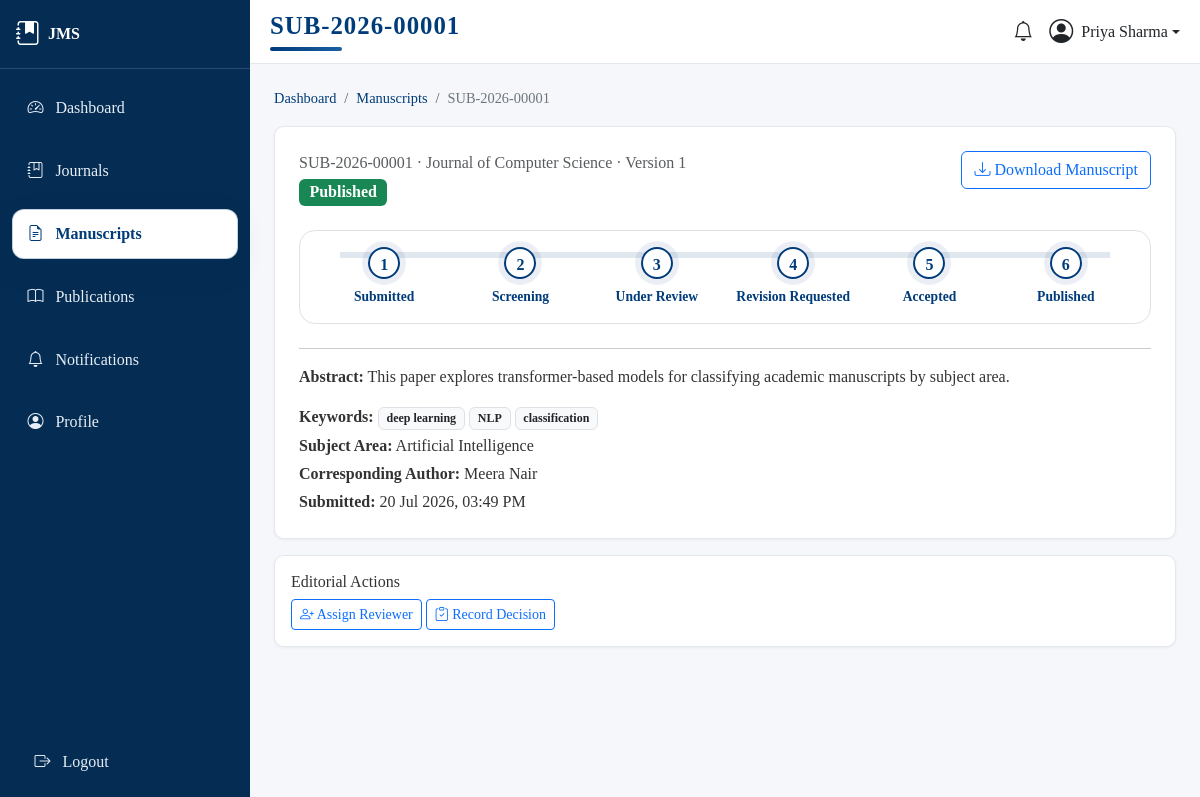
/journal/submissions/1/ (signed in), run on the app's committed database.
### journal/models.py (models this page shows, shortened)
class Submission(models.Model):
    STATUS_SUBMITTED = 'submitted'
    STATUS_SCREENING = 'screening'
    STATUS_UNDER_REVIEW = 'under_review'
    STATUS_REVISION_REQUESTED = 'revision_requested'
    STATUS_ACCEPTED = 'accepted'
    STATUS_REJECTED = 'rejected'
    STATUS_PUBLISHED = 'published'
    STATUS_CHOICES = [
        (STATUS_SUBMITTED, 'Submitted'),
        (STATUS_SCREENING, 'Screening'),
        (STATUS_UNDER_REVIEW, 'Under Review'),
        (STATUS_REVISION_REQUESTED, 'Revision Requested'),
        (STATUS_ACCEPTED, 'Accepted'),
        (STATUS_REJECTED, 'Rejected'),
        (STATUS_PUBLISHED, 'Published'),
    ]
    STATUS_BADGE = {
        STATUS_SUBMITTED: 'secondary',
        STATUS_SCREENING: 'info',
        STATUS_UNDER_REVIEW: 'primary',
        STATUS_REVISION_REQUESTED: 'warning',
        STATUS_ACCEPTED: 'success',
        STATUS_REJECTED: 'danger',
        STATUS_PUBLISHED: 'success',
    }
    submission_id = models.CharField(max_length=30, unique=True, blank=True, editable=False)
    journal = models.ForeignKey(Journal, on_delete=models.CASCADE, related_name='submissions')
    issue = models.ForeignKey(
        Issue, on_delete=models.SET_NULL, null=True, blank=True, related_name='articles',
        help_text='Assigned once the article is scheduled for publication',
    )
    title = models.CharField(max_length=300)
    abstract = models.TextField()
    keywords = models.CharField(max_length=300, help_text='Comma-separated keywords')
    subject_area = models.CharField(max_length=150)
    co_authors = models.CharField(
        max_length=500, blank=True,
        help_text='Comma-separated names of co-authors (if any)',
    )
    corresponding_author = models.ForeignKey(
        User, on_delete=models.CASCADE, related_name='submissions',
        limit_choices_to={'profile__role': 'author'},
    )
    manuscript_file = models.FileField(upload_to='manuscripts/', validators=[validate_manuscript_file])
    version_number = models.PositiveIntegerField(default=1)
    status = models.CharField(max_length=20, choices=STATUS_CHOICES, default=STATUS_SUBMITTED)
    editor_decision_comment = models.TextField(blank=True)
    submission_date = models.DateTimeField(auto_now_add=True)
    updated_at = models.DateTimeField(auto_now=True)
    class Meta:
        ordering = ['-submission_date']
    @property
    def keyword_list(self):
        return [k.strip() for k in self.keywords.split(',') if k.strip()]

class Journal(models.Model):
    title = models.CharField(max_length=255, unique=True)
    issn = models.CharField('ISSN', max_length=20, blank=True)
    description = models.TextField(blank=True)
    cover_image = models.ImageField(
        upload_to='covers/', blank=True, null=True, validators=[validate_cover_image]
    )
    editor = models.ForeignKey(
        User, on_delete=models.SET_NULL, null=True, blank=True,
        limit_choices_to={'profile__role': 'editor'},
        related_name='journals_edited',
        help_text='Assigned Editor responsible for this journal',
    )
    is_active = models.BooleanField(default=True)
    created_at = models.DateTimeField(auto_now_add=True)
    categories = models.ManyToManyField('JournalCategory', blank=True, related_name='journals')
    class Meta:
        ordering = ['title']

### journal/views.py (the view)
# urls.py: path('submissions/<int:pk>/', views.submission_detail, name='submission_detail'),
@login_required
def submission_detail(request, pk):
    submission = get_object_or_404(Submission, pk=pk)
    if not _can_view_submission(request.user, submission):
        messages.error(request, 'You do not have permission to view this submission.')
        return redirect('journal:submission_list')
    role = _role(request.user)
    reviews = submission.reviews.select_related('reviewer')
    my_review = reviews.filter(reviewer=request.user).first() if role == Profile.ROLE_REVIEWER else None
    context = {
        'submission': submission,
        'reviews': reviews if role in (Profile.ROLE_ADMIN, Profile.ROLE_EDITOR) else None,
        'my_review': my_review,
        'can_manage': role in (Profile.ROLE_ADMIN, Profile.ROLE_EDITOR) and (
            role == Profile.ROLE_ADMIN or submission.journal.editor_id == request.user.id
        ),
        'is_owner': submission.corresponding_author_id == request.user.id,
    }
    return render(request, 'journal/submission_detail.html', context)

### core/context_processors.py (called while the page is built)
def sidebar_context(request):
    role = None
    unread_notifications = 0
    if request.user.is_authenticated and hasattr(request.user, 'profile'):
        role = request.user.profile.role
        unread_notifications = request.user.notifications.filter(is_read=False).count()
    return {
        'current_role': role,
        'unread_notifications': unread_notifications,
    }

### core/templatetags/core_extras.py (called while the page is built)
@register.filter
def status_badge(status_code):
    mapping = {
        'submitted': 'secondary',
        'screening': 'info',
        'under_review': 'primary',
        'revision_requested': 'warning',
        'accepted': 'success',
        'rejected': 'danger',
        'published': 'success',
        'pending': 'secondary',
        'declined': 'danger',
        'completed': 'success',
    }
    return mapping.get(status_code, 'secondary')

### journal/views.py (called while the page is built)
def _role(user):
    return getattr(getattr(user, 'profile', None), 'role', None)

def _can_view_submission(user, submission):
    role = _role(user)
    if role == Profile.ROLE_ADMIN:
        return True
    if role == Profile.ROLE_EDITOR:
        return submission.journal.editor_id == user.id
    if role == Profile.ROLE_AUTHOR:
        return submission.corresponding_author_id == user.id
    if role == Profile.ROLE_REVIEWER:
        return submission.reviews.filter(reviewer=user).exists()
    return False

### templates/journal/submission_detail.html (shortened to what this page needs)
{% extends 'base.html' %}
{% load core_extras %}
{% block page_title %}{{ submission.submission_id }}{% endblock %}
{% block breadcrumbs %}
<nav aria-label="breadcrumb">
  <ol class="breadcrumb jms-breadcrumb">
    <li class="breadcrumb-item"><a href="{% url 'core:dashboard' %}">Dashboard</a></li>
    <li class="breadcrumb-item"><a href="{% url 'journal:submission_list' %}">Manuscripts</a></li>
    <li class="breadcrumb-item active" aria-current="page">{{ submission.submission_id }}</li>
  </ol>
</nav>
{% endblock %}
{% block content %}
<div class="jms-card p-4 mb-3">
  <div class="d-flex justify-content-between align-items-start flex-wrap">
    <div>
      <p class="text-muted mb-1">{{ submission.submission_id }} &middot; {{ submission.journal.title }} &middot; Version {{ submission.version_number }}</p>
      <span class="badge bg-{{ submission.status|status_badge }} fs-6">{{ submission.get_status_display }}</span>
    </div>
    <div class="text-end mt-2 mt-md-0">
      <a href="{{ submission.manuscript_file.url }}" class="btn btn-outline-primary"><i class="bi bi-download"></i> Download Manuscript</a>
    </div>
  </div>
  <div class="submission-progress my-4 p-3 rounded-4 bg-white border">
    <div class="progress-line"></div>
    <div class="d-flex justify-content-between position-relative">
      <div class="progress-step {% if submission.status in 'submitted screening under_review revision_requested accepted published' %}active{% endif %}">
        <div class="progress-bullet">1</div>
        <div class="step-label">Submitted</div>
      </div>
      <div class="progress-step {% if submission.status in 'screening under_review revision_requested accepted published' %}active{% endif %}">
        <div class="progress-bullet">2</div>
        <div class="step-label">Screening</div>
      </div>
      <div class="progress-step {% if submission.status in 'under_review revision_requested accepted published' %}active{% endif %}">
        <div class="progress-bullet">3</div>
        <div class="step-label">Under Review</div>
      </div>
      <div class="progress-step {% if submission.status in 'revision_requested accepted published' %}active{% endif %}">
        <div class="progress-bullet">4</div>
        <div class="step-label">Revision Requested</div>
      </div>
      <div class="progress-step {% if submission.status in 'accepted published' %}active{% endif %}">
        <div class="progress-bullet">5</div>
        <div class="step-label">Accepted</div>
      </div>
      <div class="progress-step {% if submission.status == 'published' %}active{% endif %}">
        <div class="progress-bullet">6</div>
        <div class="step-label">Published</div>
      </div>
    </div>
  </div>
  <hr>
  <p><strong>Abstract:</strong> {{ submission.abstract }}</p>
  <p class="mb-1"><strong>Keywords:</strong>
    {% for kw in submission.keyword_list %}<span class="badge bg-light text-dark border me-1">{{ kw }}</span>{% endfor %}
  </p>
  <p class="mb-1"><strong>Subject Area:</strong> {{ submission.subject_area }}</p>
  <p class="mb-1"><strong>Corresponding Author:</strong> {{ submission.corresponding_author.get_full_name|default:submission.corresponding_author.username }}</p>
  <p class="mb-0"><strong>Submitted:</strong> {{ submission.submission_date|date:"d M Y, h:i A" }}</p>
</div>
{% if can_manage %}
  <div class="jms-card p-3 mb-3">
    <h6>Editorial Actions</h6>
    <a href="{% url 'journal:assign_reviewer' submission.pk %}" class="btn btn-sm btn-outline-primary"><i class="bi bi-person-plus"></i> Assign Reviewer</a>
    <a href="{% url 'journal:editorial_decision' submission.pk %}" class="btn btn-sm btn-outline-primary"><i class="bi bi-clipboard-check"></i> Record Decision</a>
  </div>
{% endif %}
{% endblock %}

### templates/base.html (shortened to what this page needs)
{% load static %}
<!DOCTYPE html>
<html lang="en">
<head>
  <link href="https://cdn.jsdelivr.net/npm/bootstrap@5.3.3/dist/css/bootstrap.min.css" rel="stylesheet">
  <link rel="stylesheet" href="https://cdn.jsdelivr.net/npm/bootstrap-icons@1.11.3/font/bootstrap-icons.css">
  <link rel="stylesheet" href="{% static 'css/custom.css' %}">
</head>
<body class="d-flex flex-column min-vh-100">
{% if user.is_authenticated %}
  <div class="d-flex flex-grow-1">
    {% include 'includes/sidebar.html' %}
    <div class="flex-grow-1 d-flex flex-column" style="min-width: 0;">
      <header class="jms-topbar d-flex justify-content-between align-items-center">
        <div class="d-flex align-items-center">
          <h5 class="mb-0 fw-bold dashboard-heading">
            {% block page_title %}{{ page_title|default:"Dashboard" }}{% endblock %}
          </h5>
        </div>
        <div class="d-flex align-items-center gap-3">
          <a href="{% url 'core:notifications' %}" class="position-relative text-dark text-decoration-none" title="Notifications">
            <i class="bi bi-bell fs-5"></i>
          </a>
          <div class="dropdown">
            <a class="d-flex align-items-center text-dark text-decoration-none dropdown-toggle" href="#" role="button" data-bs-toggle="dropdown">
              {% if user.profile.photo %}
                <img src="{{ user.profile.photo.url }}" class="rounded-circle me-2" width="32" height="32" style="object-fit:cover;">
              {% else %}
                <i class="bi bi-person-circle fs-4 me-2"></i>
              {% endif %}
              <span class="d-none d-md-inline">{{ user.get_full_name|default:user.username }}</span>
            </a>
          </div>
        </div>
      </header>
      <main class="p-3 p-md-4 flex-grow-1">
{% endif %}
        {% block breadcrumbs %}{% endblock %}
        {% block content %}{% endblock %}
{% if user.is_authenticated %}
      </main>
    </div>
  </div>
{% else %}
  </main>
  {% include 'includes/footer.html' with show_logout=True %}
{% endif %}
</body>
</html>

### static/css/custom.css (style rules this page uses)
:root { --jms-primary: #003B7A; --jms-primary-light: #1a5fa3; --jms-sidebar-bg: #052c52; --jms-sidebar-hover: #0a4e8f; --jms-bg: #f5f7fa; --jms-card-bg: #ffffff; --jms-text: #333333; --jms-border-radius: 0.6rem; }
body { background-color: var(--jms-bg); color: var(--jms-text); font-family: Georgia, 'Times New Roman', Times, serif; min-height: 100vh; display: flex; flex-direction: column; }
body > .d-flex, body > .container, body > main { width: 100%; }
.jms-topbar { background-color: #ffffff; border-bottom: 1px solid #e3e8ee; padding: 0.75rem 1.25rem; }
.dashboard-heading { font-size: 1.55rem; letter-spacing: 0.04em; text-transform: uppercase; color: var(--jms-primary); line-height: 1.1; }
.dashboard-heading::after { content: ""; display: block; width: 72px; height: 4px; margin-top: 0.5rem; border-radius: 999px; background: linear-gradient(90deg, var(--jms-primary), var(--jms-primary-light)); }
.submission-progress { position: relative; overflow: hidden; }
.submission-progress .progress-line { position: absolute; top: 1.3rem; left: 2.5rem; right: 2.5rem; height: 6px; background-color: rgba(0, 59, 122, 0.12); z-index: 0; }
.submission-progress .progress-step { position: relative; z-index: 1; width: 100%; text-align: center; }
.submission-progress .progress-step .progress-bullet { width: 2rem; height: 2rem; line-height: 2rem; margin: 0 auto 0.5rem; border-radius: 50%; background-color: #ffffff; border: 2px solid rgba(0, 59, 122, 0.16); color: rgba(0, 59, 122, 0.7); font-weight: 700; }
.submission-progress .progress-step .step-label { font-size: 0.85rem; color: #6c757d; }
.submission-progress .progress-step.active .progress-bullet { border-color: var(--jms-primary); color: var(--jms-primary); box-shadow: 0 0 0 6px rgba(0, 59, 122, 0.08); }
.submission-progress .progress-step.active .step-label { color: var(--jms-primary); font-weight: 700; }
.jms-card { background-color: var(--jms-card-bg); border-radius: var(--jms-border-radius); border: 1px solid #e3e8ee; box-shadow: 0 1px 3px rgba(0,0,0,0.05); }
.jms-breadcrumb { --bs-breadcrumb-divider: '/'; margin-bottom: 1rem; font-size: 0.9rem; }
.jms-breadcrumb .breadcrumb-item a { color: var(--jms-primary); text-decoration: none; }
.jms-breadcrumb .breadcrumb-item.active { color: #6c757d; }

### data on the page
Submission: submission_id "SUB-2026-00001", journal "Journal of Computer Science", version_number "1", status "Published", abstract "This paper explores transformer-based models for classifying academic manuscripts by subject area.", subject_area "Artificial Intelligence", corresponding_author.get_full_name "Meera Nair", submission_date "20 Jul 2026, 03:49 PM"

### other printed values
{{ user.get_full_name|default:user.username }} "Priya Sharma"
{{ kw }} "deep learning" "NLP" "classification"
